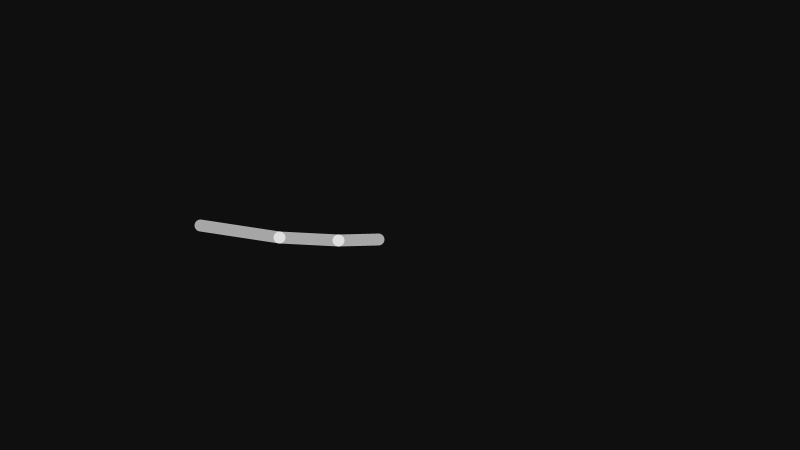
Frame 1 (no input)
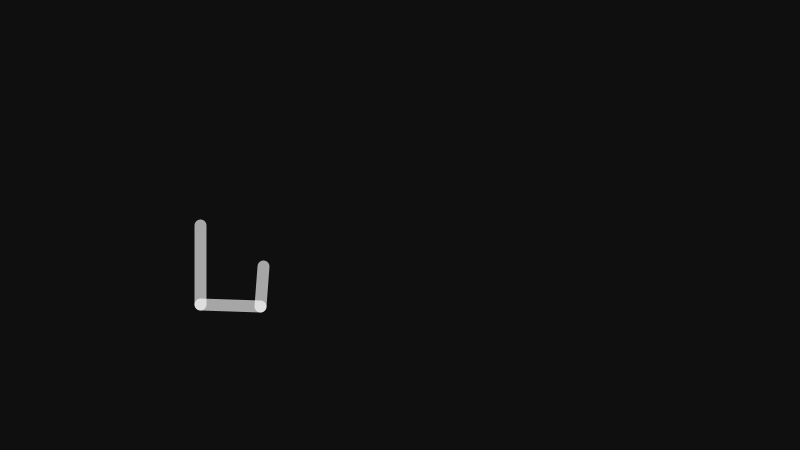
Frame 60 (the mouse pressed at the canvas centre just before this capture)
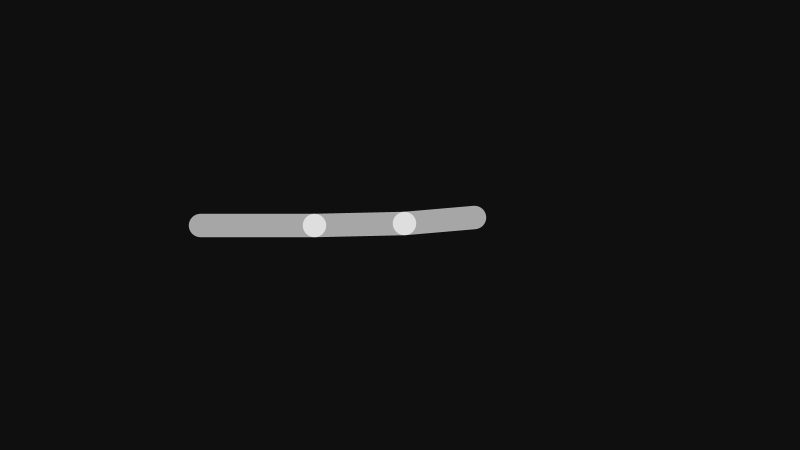
Frame 120 (the mouse held since frame 60 and released just before this capture)

The Processing sketch that drew these frames (run headless with seeded random() and noise(); from frame 60 on, the mouse is pressed at the canvas centre):

// Processing sketch: Arm
// ── Arm.pde
/**
 * Arm.
 * 
 * The angle of each segment is controlled with the mouseX and
 * mouseY position. The transformations applied to the segments
 * are also applied to the following segments because they are
 * inside the same pushMatrix() and popMatrix() group.
 */

float x, y;

float angle1 = 0.0;
float angle2 = 0.0;
float angle3 = 0.0;

float targetAngle1;
float targetAngle2;
float targetAngle3;

float segLength = 100;

void setup() {
  size(800, 450);

  strokeWeight(25);
  stroke(255, 160);

  x = width * 0.25;
  y = height * 0.5;
}

void draw() {
  background(15);

  // Cada segmento responde de forma diferente al mouse

  targetAngle1 = (mouseX / float(width) - 0.5) * -PI;

  targetAngle2 = (mouseY / float(height) - 0.5) * PI;

  // El tercer segmento se mueve en sentido contrario
  targetAngle3 = (mouseX / float(width) - 0.5) * PI;

  // Movimiento suave de cada articulación
  angle1 += (targetAngle1 - angle1) * 0.10;
  angle2 += (targetAngle2 - angle2) * 0.07;
  angle3 += (targetAngle3 - angle3) * 0.05;

  // El grosor depende de la posición vertical del mouse
  float thickness = map(mouseY, 0, height, 12, 35);
  strokeWeight(thickness);

  pushMatrix();

  // Primer segmento
  float length1 = map(mouseX, 0, width, 80, 150);
  segment(x, y, angle1, length1);

  // Segundo segmento
  float length2 = map(mouseY, 0, height, 60, 120);
  segment(length1, 0, angle2, length2);

  // Tercer segmento
  float length3 = map(mouseX, 0, width, 40, 100);
  segment(length2, 0, angle3, length3);

  popMatrix();
}


void segment(float x, float y, float a, float length) {
  translate(x, y);
  rotate(a);
  line(0, 0, length, 0);
}
